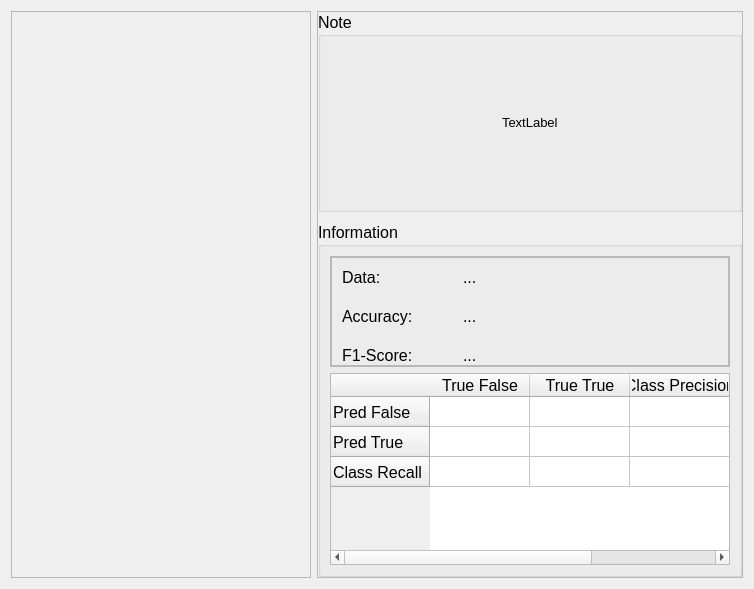
                 <widget class="QWidget" name="result_dst_tab">
                  <attribute name="title">
                   <string>Decision Tree</string>
                  </attribute>
                  <layout class="QHBoxLayout" name="horizontalLayout_48">
                   <item>
                    <widget class="QFrame" name="result_visual_dst">
                     <property name="sizePolicy">
                      <sizepolicy hsizetype="Expanding" vsizetype="Expanding">
                       <horstretch>0</horstretch>
                       <verstretch>0</verstretch>
                      </sizepolicy>
                     </property>
                     <property name="minimumSize">
                      <size>
                       <width>300</width>
                       <height>0</height>
                      </size>
                     </property>
                     <property name="frameShape">
                      <enum>QFrame::StyledPanel</enum>
                     </property>
                     <property name="frameShadow">
                      <enum>QFrame::Raised</enum>
                     </property>
                     <layout class="QGridLayout" name="gridLayout_5"/>
                    </widget>
                   </item>
                   <item>
                    <widget class="QFrame" name="frame_17">
                     <property name="frameShape">
                      <enum>QFrame::StyledPanel</enum>
                     </property>
                     <property name="frameShadow">
                      <enum>QFrame::Raised</enum>
                     </property>
                     <layout class="QVBoxLayout" name="verticalLayout_28">
                      <property name="spacing">
                       <number>10</number>
                      </property>
                      <property name="leftMargin">
                       <number>0</number>
                      </property>
                      <property name="topMargin">
                       <number>0</number>
                      </property>
                      <property name="rightMargin">
                       <number>0</number>
                      </property>
                      <property name="bottomMargin">
                       <number>0</number>
                      </property>
                      <item>
                       <widget class="QGroupBox" name="note_grp_4">
                        <property name="minimumSize">
                         <size>
                          <width>300</width>
                          <height>200</height>
                         </size>
                        </property>
                        <property name="font">
                         <font>
                          <pointsize>12</pointsize>
                         </font>
                        </property>
                        <property name="title">
                         <string>Note</string>
                        </property>
                        <layout class="QVBoxLayout" name="verticalLayout_29">
                         <item alignment="Qt::AlignHCenter|Qt::AlignVCenter">
                          <widget class="QLabel" name="note_dst_txt">
                           <property name="font">
                            <font>
                             <pointsize>10</pointsize>
                            </font>
                           </property>
                           <property name="text">
                            <string>TextLabel</string>
                           </property>
                          </widget>
                         </item>
                        </layout>
                       </widget>
                      </item>
                      <item>
                       <widget class="QGroupBox" name="inf_lr_grp_4">
                        <property name="sizePolicy">
                         <sizepolicy hsizetype="Preferred" vsizetype="Expanding">
                          <horstretch>0</horstretch>
                          <verstretch>0</verstretch>
                         </sizepolicy>
                        </property>
                        <property name="font">
                         <font>
                          <pointsize>12</pointsize>
                         </font>
                        </property>
                        <property name="title">
                         <string>Information</string>
                        </property>
                        <layout class="QVBoxLayout" name="verticalLayout_30">
                         <item alignment="Qt::AlignTop">
                          <widget class="QFrame" name="frame_18">
                           <property name="frameShape">
                            <enum>QFrame::StyledPanel</enum>
                           </property>
                           <property name="frameShadow">
                            <enum>QFrame::Raised</enum>
                           </property>
                           <layout class="QHBoxLayout" name="horizontalLayout_47">
                            <property name="spacing">
                             <number>0</number>
                            </property>
                            <property name="leftMargin">
                             <number>0</number>
                            </property>
                            <property name="topMargin">
                             <number>0</number>
                            </property>
                            <property name="rightMargin">
                             <number>0</number>
                            </property>
                            <property name="bottomMargin">
                             <number>0</number>
                            </property>
                            <item alignment="Qt::AlignTop">
                             <widget class="QFrame" name="frame_19">
                              <property name="minimumSize">
                               <size>
                                <width>150</width>
                                <height>0</height>
                               </size>
                              </property>
                              <property name="maximumSize">
                               <size>
                                <width>16666666</width>
                                <height>16777215</height>
                               </size>
                              </property>
                              <property name="font">
                               <font>
                                <pointsize>12</pointsize>
                               </font>
                              </property>
                              <property name="frameShape">
                               <enum>QFrame::StyledPanel</enum>
                              </property>
                              <property name="frameShadow">
                               <enum>QFrame::Raised</enum>
                              </property>
                              <layout class="QFormLayout" name="formLayout_4">
                               <property name="horizontalSpacing">
                                <number>50</number>
                               </property>
                               <property name="verticalSpacing">
                                <number>20</number>
                               </property>
                               <property name="leftMargin">
                                <number>10</number>
                               </property>
                               <property name="topMargin">
                                <number>10</number>
                               </property>
                               <property name="rightMargin">
                                <number>0</number>
                               </property>
                               <property name="bottomMargin">
                                <number>0</number>
                               </property>
                               <item row="0" column="0">
                                <widget class="QLabel" name="label_43">
                                 <property name="font">
                                  <font>
                                   <pointsize>12</pointsize>
                                  </font>
                                 </property>
                                 <property name="text">
                                  <string>Data:</string>
                                 </property>
                                </widget>
                               </item>
                               <item row="0" column="1">
                                <widget class="QLabel" name="data_dst_txt">
                                 <property name="font">
                                  <font>
                                   <pointsize>12</pointsize>
                                  </font>
                                 </property>
                                 <property name="text">
                                  <string>...</string>
                                 </property>
                                </widget>
                               </item>
                               <item row="1" column="0">
                                <widget class="QLabel" name="label_44">
                                 <property name="font">
                                  <font>
                                   <pointsize>12</pointsize>
                                  </font>
                                 </property>
                                 <property name="text">
                                  <string>Accuracy:</string>
                                 </property>
                                </widget>
                               </item>
                               <item row="1" column="1">
                                <widget class="QLabel" name="acc_dst_txt">
                                 <property name="font">
                                  <font>
                                   <pointsize>12</pointsize>
                                  </font>
                                 </property>
                                 <property name="text">
                                  <string>...</string>
                                 </property>
                                </widget>
                               </item>
                               <item row="2" column="0">
                                <widget class="QLabel" name="label_45">
                                 <property name="font">
                                  <font>
                                   <pointsize>12</pointsize>
                                  </font>
                                 </property>
                                 <property name="text">
                                  <string>F1-Score:</string>
                                 </property>
                                </widget>
                               </item>
                               <item row="2" column="1">
                                <widget class="QLabel" name="f1_dst_txt">
                                 <property name="font">
                                  <font>
                                   <pointsize>12</pointsize>
                                  </font>
                                 </property>
                                 <property name="text">
                                  <string>...</string>
                                 </property>
                                </widget>
                               </item>
                              </layout>
                             </widget>
                            </item>
                           </layout>
                          </widget>
                         </item>
                         <item>
                          <widget class="QTableWidget" name="confusion_dst_table">
                           <property name="sizePolicy">
                            <sizepolicy hsizetype="Preferred" vsizetype="Preferred">
                             <horstretch>0</horstretch>
                             <verstretch>0</verstretch>
                            </sizepolicy>
                           </property>
                           <property name="minimumSize">
                            <size>
                             <width>400</width>
                             <height>0</height>
                            </size>
                           </property>
                           <property name="autoScroll">
                            <bool>true</bool>
                           </property>
                           <property name="editTriggers">
                            <set>QAbstractItemView::NoEditTriggers</set>
                           </property>
                           <row>
                            <property name="text">
                             <string>Pred False</string>
                            </property>
                           </row>
                           <row>
                            <property name="text">
                             <string>Pred True</string>
                            </property>
                           </row>
                           <row>
                            <property name="text">
                             <string>Class Recall</string>
                            </property>
                           </row>
                           <column>
                            <property name="text">
                             <string>True False</string>
                            </property>
                           </column>
                           <column>
                            <property name="text">
                             <string>True True</string>
                            </property>
                           </column>
                           <column>
                            <property name="text">
                             <string>Class Precision</string>
                            </property>
                           </column>
                           <item row="2" column="1">
                            <property name="text">
                             <string/>
                            </property>
                            <property name="font">
                             <font>
                              <pointsize>12</pointsize>
                             </font>
                            </property>
                           </item>
                          </widget>
                         </item>
                        </layout>
                       </widget>
                      </item>
                     </layout>
                    </widget>
                   </item>
                  </layout>
                 </widget>
